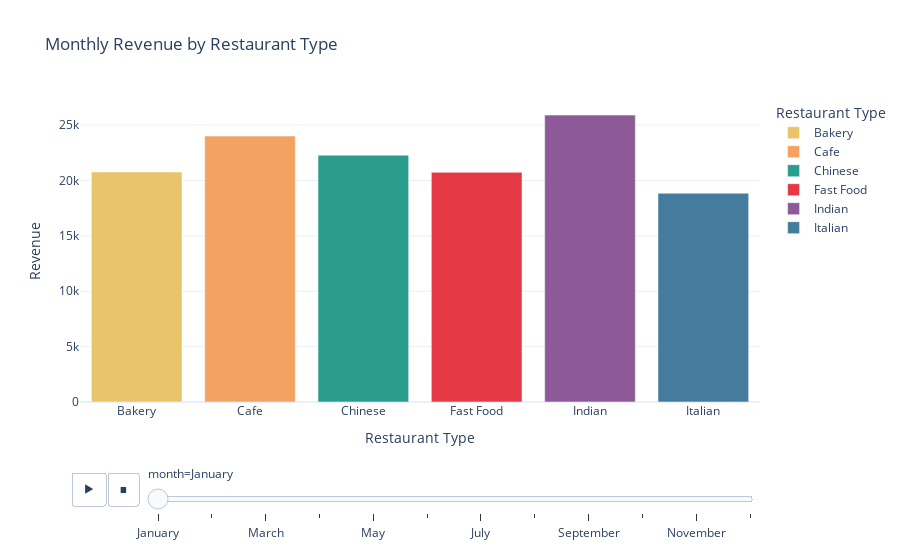

Notebook cell for this chart:
### Code cell
rev_month = (
    dfdo.groupby(["month_num", "month", "restaurant_type"], as_index=False)["order_value"]
        .sum()
        .sort_values("month_num")
)

fig = px.bar(
    rev_month,
    x="restaurant_type",
    y="order_value",
    color="restaurant_type",
    color_discrete_map=restaurant_colors,
    animation_frame="month",
    title="Monthly Revenue by Restaurant Type",
    labels={"order_value": "Revenue", "restaurant_type": "Restaurant Type"},
    category_orders={"month": month_order}
)

fig.update_layout(template=PLOT_TEMPLATE)
fig.show(config={"scrollZoom": True})

### Figure 1 — Plotly figure (JSON) as saved in the notebook; plotly's stock layout.template omitted (floating-point values rounded to 4 significant figures)
{"data": [{"hovertemplate": "Restaurant Type=%{x}<br>month=January<br>Revenue=%{y}<extra></extra>", "legendgroup": "Bakery", "marker": {"color": "#E9C46A", "pattern": {"shape": ""}}, "name": "Bakery", "orientation": "v", "showlegend": true, "textposition": "auto", "type": "bar", "x": ["Bakery"], "xaxis": "x", "y": [20760.0], "yaxis": "y"}, {"hovertemplate": "Restaurant Type=%{x}<br>month=January<br>Revenue=%{y}<extra></extra>", "legendgroup": "Cafe", "marker": {"color": "#F4A261", "pattern": {"shape": ""}}, "name": "Cafe", "orientation": "v", "showlegend": true, "textposition": "auto", "type": "bar", "x": ["Cafe"], "xaxis": "x", "y": [24010.0], "yaxis": "y"}, {"hovertemplate": "Restaurant Type=%{x}<br>month=January<br>Revenue=%{y}<extra></extra>", "legendgroup": "Chinese", "marker": {"color": "#2A9D8F", "pattern": {"shape": ""}}, "name": "Chinese", "orientation": "v", "showlegend": true, "textposition": "auto", "type": "bar", "x": ["Chinese"], "xaxis": "x", "y": [22280.0], "yaxis": "y"}, {"hovertemplate": "Restaurant Type=%{x}<br>month=January<br>Revenue=%{y}<extra></extra>", "legendgroup": "Fast Food", "marker": {"color": "#E63946", "pattern": {"shape": ""}}, "name": "Fast Food", "orientation": "v", "showlegend": true, "textposition": "auto", "type": "bar", "x": ["Fast Food"], "xaxis": "x", "y": [20730.0], "yaxis": "y"}, {"hovertemplate": "Restaurant Type=%{x}<br>month=January<br>Revenue=%{y}<extra></extra>", "legendgroup": "Indian", "marker": {"color": "#8D5A97", "pattern": {"shape": ""}}, "name": "Indian", "orientation": "v", "showlegend": true, "textposition": "auto", "type": "bar", "x": ["Indian"], "xaxis": "x", "y": [25900.0], "yaxis": "y"}, {"hovertemplate": "Restaurant Type=%{x}<br>month=January<br>Revenue=%{y}<extra></extra>", "legendgroup": "Italian", "marker": {"color": "#457B9D", "pattern": {"shape": ""}}, "name": "Italian", "orientation": "v", "showlegend": true, "textposition": "auto", "type": "bar", "x": ["Italian"], "xaxis": "x", "y": [18850.0], "yaxis": "y"}], "layout": {"barmode": "relative", "legend": {"title": {"text": "Restaurant Type"}, "tracegroupgap": 0}, "sliders": [{"active": 0, "currentvalue": {"prefix": "month="}, "len": 0.9, "pad": {"b": 10, "t": 60}, "steps": [{"args": [["January"], {"frame": {"duration": 0, "redraw": true}, "fromcurrent": true, "mode": "immediate", "transition": {"duration": 0, "easing": "linear"}}], "label": "January", "method": "animate"}, {"args": [["February"], {"frame": {"duration": 0, "redraw": true}, "fromcurrent": true, "mode": "immediate", "transition": {"duration": 0, "easing": "linear"}}], "label": "February", "method": "animate"}, {"args": [["March"], {"frame": {"duration": 0, "redraw": true}, "fromcurrent": true, "mode": "immediate", "transition": {"duration": 0, "easing": "linear"}}], "label": "March", "method": "animate"}, {"args": [["April"], {"frame": {"duration": 0, "redraw": true}, "fromcurrent": true, "mode": "immediate", "transition": {"duration": 0, "easing": "linear"}}], "label": "April", "method": "animate"}, {"args": [["May"], {"frame": {"duration": 0, "redraw": true}, "fromcurrent": true, "mode": "immediate", "transition": {"duration": 0, "easing": "linear"}}], "label": "May", "method": "animate"}, {"args": [["June"], {"frame": {"duration": 0, "redraw": true}, "fromcurrent": true, "mode": "immediate", "transition": {"duration": 0, "easing": "linear"}}], "label": "June", "method": "animate"}, {"args": [["July"], {"frame": {"duration": 0, "redraw": true}, "fromcurrent": true, "mode": "immediate", "transition": {"duration": 0, "easing": "linear"}}], "label": "July", "method": "animate"}, {"args": [["August"], {"frame": {"duration": 0, "redraw": true}, "fromcurrent": true, "mode": "immediate", "transition": {"duration": 0, "easing": "linear"}}], "label": "August", "method": "animate"}, {"args": [["September"], {"frame": {"duration": 0, "redraw": true}, "fromcurrent": true, "mode": "immediate", "transition": {"duration": 0, "easing": "linear"}}], "label": "September", "method": "animate"}, {"args": [["October"], {"frame": {"duration": 0, "redraw": true}, "fromcurrent": true, "mode": "immediate", "transition": {"duration": 0, "easing": "linear"}}], "label": "October", "method": "animate"}, {"args": [["November"], {"frame": {"duration": 0, "redraw": true}, "fromcurrent": true, "mode": "immediate", "transition": {"duration": 0, "easing": "linear"}}], "label": "November", "method": "animate"}, {"args": [["December"], {"frame": {"duration": 0, "redraw": true}, "fromcurrent": true, "mode": "immediate", "transition": {"duration": 0, "easing": "linear"}}], "label": "December", "method": "animate"}], "x": 0.1, "xanchor": "left", "y": 0, "yanchor": "top"}], "title": {"text": "Monthly Revenue by Restaurant Type"}, "updatemenus": [{"buttons": [{"args": [null, {"frame": {"duration": 500, "redraw": true}, "fromcurrent": true, "mode": "immediate", "transition": {"duration": 500, "easing": "linear"}}], "label": "&#9654;", "method": "animate"}, {"args": [[null], {"frame": {"duration": 0, "redraw": true}, "fromcurrent": true, "mode": "immediate", "transition": {"duration": 0, "easing": "linear"}}], "label": "&#9724;", "method": "animate"}], "direction": "left", "pad": {"r": 10, "t": 70}, "showactive": false, "type": "buttons", "x": 0.1, "xanchor": "right", "y": 0, "yanchor": "top"}], "xaxis": {"anchor": "y", "categoryarray": ["Bakery", "Cafe", "Chinese", "Fast Food", "Indian", "Italian"], "categoryorder": "array", "domain": [0, 1], "title": {"text": "Restaurant Type"}}, "yaxis": {"anchor": "x", "domain": [0, 1], "title": {"text": "Revenue"}}}}
